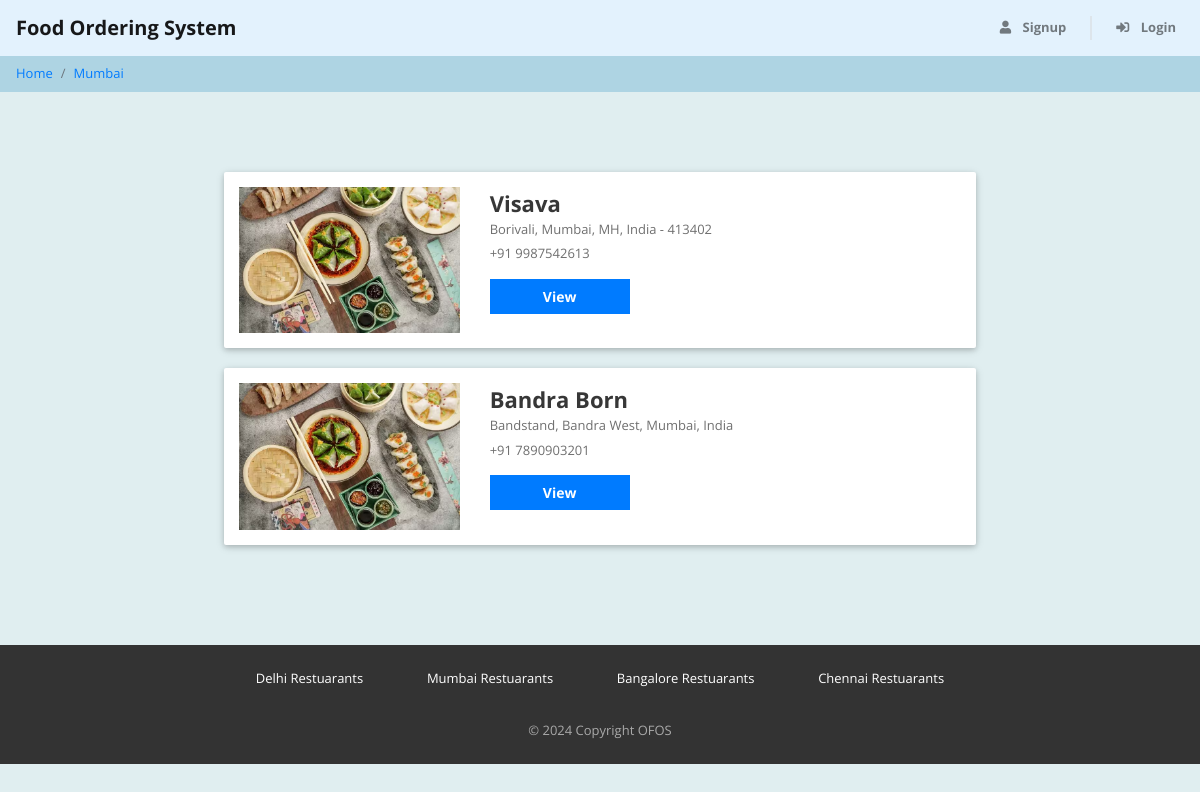
The page /restaurants/Mumbai/ on the database its author committed.
### restuarant/models.py (models this page shows, shortened)
class Restaurant(models.Model):
    name = models.CharField(max_length=50)
    email = models.EmailField()
    password = models.CharField(max_length=20)
    city = models.CharField(max_length=50)
    contact = models.IntegerField()
    address = models.CharField(max_length=100)

### home/views.py (the view)
# urls.py: path('restaurants/', views.restaurant_list, name='restaurant_list'),
def restaurant_list(request, city):
    restaurants = Restaurant.objects.filter(city__iexact=city)
    context = {
        'restaurants': restaurants,
        'city': city.capitalize()
    }
    return render(request, 'restaurant_list.html', context)

### home/templates/restaurant_list.html (shortened to what this page needs)
{% load static %}
<!DOCTYPE html>
<html lang="en">
<head>
    <link rel="stylesheet" href="https://stackpath.bootstrapcdn.com/bootstrap/4.5.2/css/bootstrap.min.css">
    <link href="https://use.fontawesome.com/releases/v5.11.2/css/all.css" rel="stylesheet" />
    <link href="{% static 'css/common.css' %}" rel="stylesheet" />
    <link href="{% static 'css/restaurant_list.css' %}" rel="stylesheet" />
</head>
<body>
    {% include 'header.html' %}
    <nav aria-label="breadcrumb">
        <ol class="breadcrumb py-2">
            <li class="breadcrumb-item">
                <a href="{% url 'index' %}">Home</a>
            </li>
            <li class="breadcrumb-item">
                <a href="{% url 'restaurant_list' city %}">{{ city }}</a>
            </li>
        </ol>
    </nav>
    <div class="page-container">
        {% for restaurant in restaurants %}
        <div class="restaurant-card restaurant-id-{{ restaurant.id }} row">
            <div class="image-container col-md-4">
                <img src="{% static 'img/restua.avif' %}" alt="image_restua">
            </div>
            <div class="content-container col-md-8">
                <div class="detail-container">
                    <div class="restaurant-name">{{ restaurant.name }}</div>
                    <div class="restaurant-details">{{ restaurant.address }}</div>
                    <div class="restaurant-details">+91 {{ restaurant.contact }}</div>
                </div>
                <div class="row no-gutterst">
                    <div class="button-container col-6 d-flex justify-content-star">
                        <a href="{% url 'restaurant_detail' restaurant.id %}" class="btn btn-primary">View</a>
                    </div>
                </div>
            </div>
        </div>
        {% empty %}
        <div class="no-restaurant-container">
            <p>No restaurants to list</p>
        </div>
        {% endfor %}
    </div>
    {% include 'footer.html' %}
</body>
</html>

### home/static/css/common.css (style rules this page uses)
* { box-sizing: border-box; font-family: 'Open Sans', sans-serif; margin: 0; padding: 0; }
body { color: #373737; font-size: 16px; position: relative; background-color: #e0eef0; }
.btn-primary, .btn-warning, .btn-danger { color: white; font-weight: bold; }
.breadcrumb { background-color: #aed4e3; font-size: 13px; border-radius: 0px; margin-bottom: 0px; }
.page-container { max-width: 800px; padding: 80px 24px; margin: auto; }

### home/static/css/restaurant_list.css (style rules this page uses)
.restaurant-card { background-color: #ffffff; border-radius: 2px; padding: 15px 0px; margin: 0px auto 20px; box-shadow: 0 2px 5px 0 rgba(0, 0, 0, 0.16), 0 2px 10px 0 rgba(0, 0, 0, 0.12); }
.image-container { text-align: center; border-radius: 4px; }
.image-container img { width: 100%; max-width: 300px; }
.detail-container { padding-bottom: 10px; }
.restaurant-name { font-size: 22px; font-weight: 700; }
.restaurant-details { color: #6f6f6f; font-size: 13px; padding-bottom: 5px; }
.button-container .btn { font-size: 14px; border-radius: 0px; width: 140px; float: right; }

### rows shown on the page
Restaurant: name "Visava", address "Borivali, Mumbai, MH, India - 413402", contact "9987542613"
Restaurant: name "Bandra Born", address "Bandstand, Bandra West, Mumbai, India", contact "7890903201"

### other values the page prints
{{ city }} "Mumbai"
